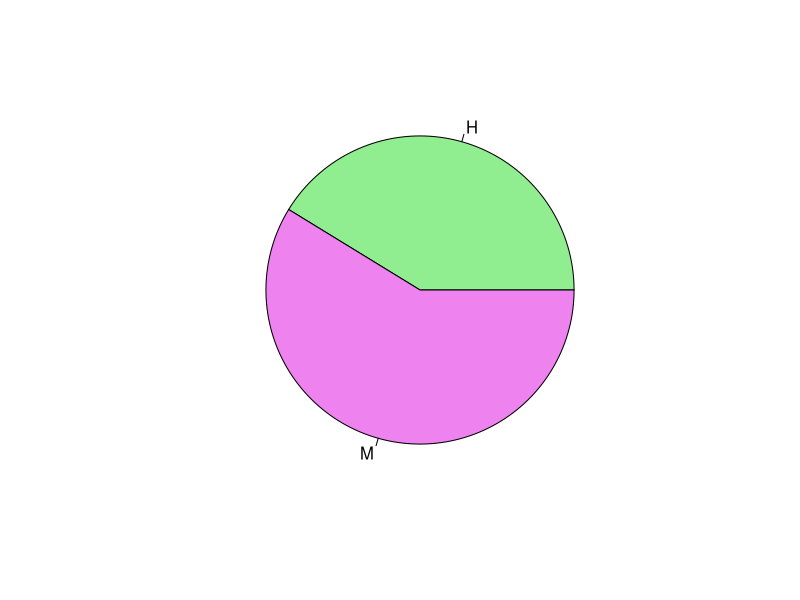
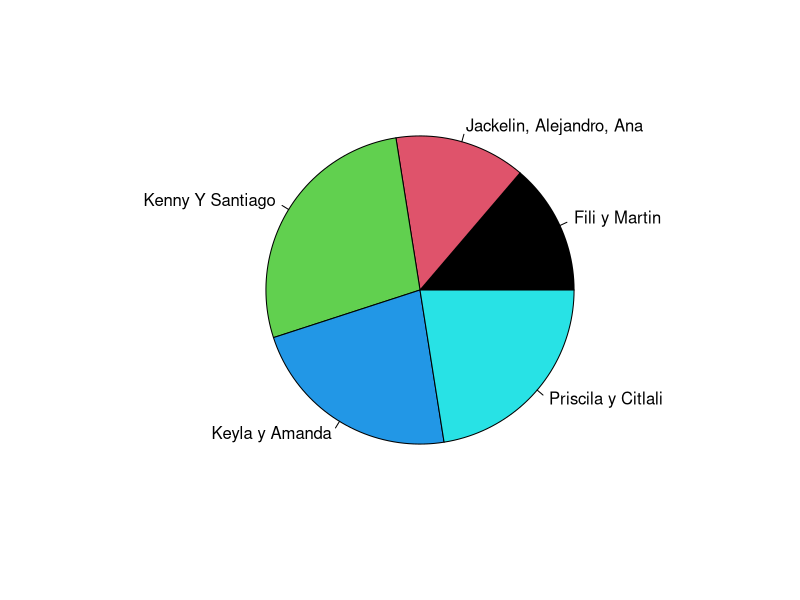
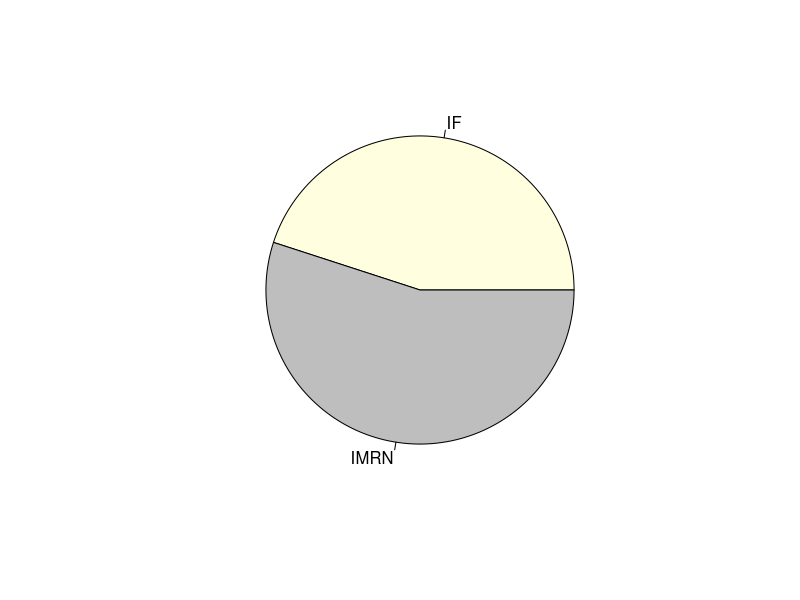
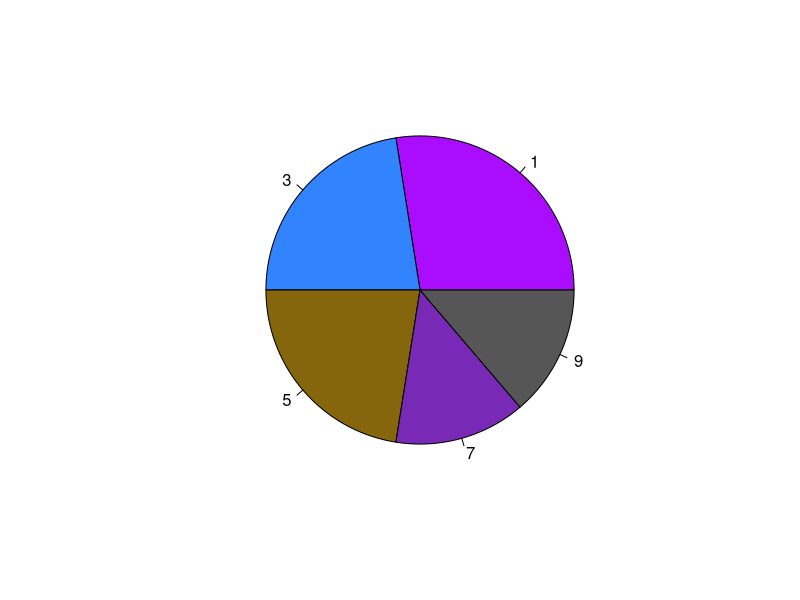

Source code (R) for these figures, in order: (Note: this script raises an error after producing the figures.)
#AMANDA
# GRÁFICAS ENCUESTA ESTUDIANTIL

Entrevista <- read.csv("Datos/Encuesta_codificada.csv", header = T)

Entrevista$Entrev <- as.factor(Entrevista$Entrev)
levels(Entrevista$Entrev)

Entrevista$Carrera <- as.factor(Entrevista$Carrera)
levels(Entrevista$Carrera)

Entrevista$Genero <- as.factor(Entrevista$Genero)
levels(Entrevista$Genero)

# ¿Cuál fu el porcentaje de entrevistados por género?
gen <- table(Entrevista$Genero)
gen
prop.table(gen)*100
pie(prop.table(gen)*100,
    col = c("lightgreen", "violet"))

# ¿Qué equipo entrevistador tuvo más encuestas?
ent <- table(Entrevista$Entrev)
prop.table(ent)*100
pie(prop.table(ent)*100,
    col=palette("Alphabet"))

# ¿Cuál es el porcentaje de alumnos entrevistados por carrera?
car <- table(Entrevista$Carrera)
car
prop.table(car)*100
pie(prop.table(car)*100,
    col = c("lightyellow", "gray"))

# ¿Cuántos alumnos participaron por semetre?
sem <- table(Entrevista$Semestre)
prop.table(sem)*100
pie(prop.table(sem)*100,
    col = palette("Pastel 2"))

# ¿Cuál es el rango de edad de los participantes?
range(Entrevista$Edad)
edad
edad <- table(Entrevista$Edad)
prop.table(edad)*100
pie(prop.table(edad)*100,
    col = palette("Alphabet"))

# ¿Cómo te enteraste de la facultad?
oi_1 <- table(Entrevista$oi_1)
oi_1
prop.table(oi_1)*100
pie(prop.table(oi_1)*100,
    col=palette("Alphabet"))
# col=palette("buscar en internet") / paleta <- c("colores")

# ¿Fue tu primera opción la FCF?
oi_2 <- table(Entrevista$oi_2)
oi_2
prop.table(oi_2)*100
pie(prop.table(oi_2)*100,
    col = palette("set 2"))

# ¿Cuál facultad?
of <- table(Entrevista$oi_2a)
of
prop.table(of)*100
pie(prop.table(of)*100,
    col = palette("Paired"))

# ¿Has presentado el examen para otra facultad?
fac <- table(Entrevista$oi_3)
fac
prop.table(fac)*100
pie(prop.table(fac)*100,
    col = palette("Dark 2"))

# ¿Estuviste inscrito en otra facultad?
ofac <- table(Entrevista$oi_4)
ofac
prop.table(ofac)*100
pie(prop.table(ofac)*100,
    col = palette("R3"))

# ¿Dónde estaba inscrito?
fa <- table(Entrevista$oi_4a)
fa
prop.table(fa)*100
pie(prop.table(fa)*100,
    col = palette("Pastel 2"))

# Convivencia entre alumnos
c.alum <- table(Entrevista$ef_1)
c.alum
prop.table(c.alum)*100
pie(prop.table(c.alum)*100,
    col=palette("Alphabet"))

# Instalaciones de la facultad
insf <- table(Entrevista$ins_1)
insf
prop.table(insf)*100
pie(prop.table(insf)*100,
    col = palette("set 2"))

# ¿Conoces la malla curricular de tu carrera?
mcu <- table(Entrevista$ap_1)
mcu
prop.table(mcu)*100
pie(prop.table(mcu)*100,
    col = palette("Paired"))

# ¿Entregas tareas a tiempo?
tarea <- table(Entrevista$ap_2)
tarea
prop.table(tarea)*100
pie(prop.table(tarea)*100,
    col = palette("R3"))

# ¿Estás concentrado durante las clases?
clase <- table(Entrevista$ap_3)
clase
prop.table(clase)*100
pie(prop.table(clase)*100,
    col = palette("Pastel 2"))
